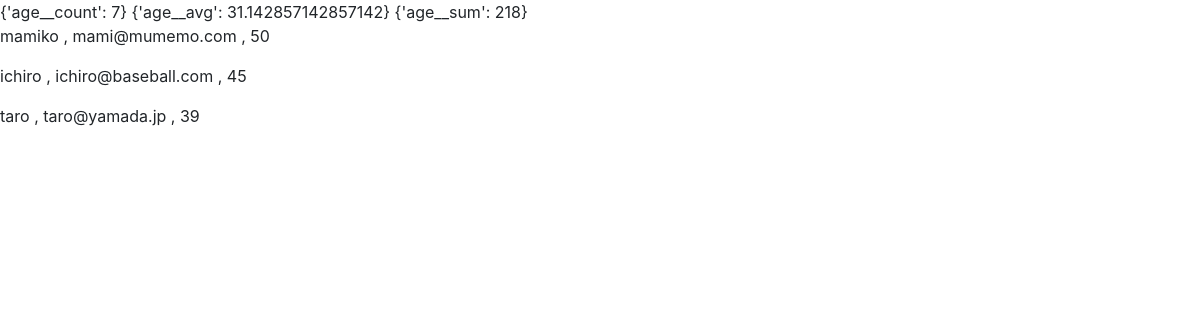
/hello/, run on the app's committed database.
### hello/models.py (models this page shows)
class Friend( models.Model ):
    name = models.CharField(max_length=100,validators=[number_only])
    mail = models.EmailField(max_length=200)
    gender = models.BooleanField()
    age = models.IntegerField(validators=[MinValueValidator(0),MaxValueValidator(150)])
    birthday = models.DateField()

### hello/views.py (the view)
# urls.py: path('',views.index,name='index'),
def index(request , num=1 ):
    data = Friend.objects.all().order_by('age').reverse()
    re1 = Friend.objects.aggregate(Count('age'))
    re2 = Friend.objects.aggregate(Avg('age'))
    re3 = Friend.objects.aggregate(Sum('age'))
    page = Paginator( data , 3 )
    page_list = list(page.page_range) #[1,2,3]
    print(page_list)
    params = {
        'msg' : "{} {} {}".format(re1,re2,re3),
        'data':page.get_page( num ),
        'page_list':page_list,
    }
    return render( request, "hello/index.html" , params )

### hello/templates/hello/index.html (shortened to what this page needs)
{% load static %}
<!DOCTYPE html>
<html>
    <head>
        <link rel="stylesheet"
        href="https://stackpath.bootstrapcdn.com/bootstrap/4.3.1/css/bootstrap.min.css"
>
    </head>
    <body>
        {{msg}}
        {% for item in data %}
            <p>{{item.name}} , {{item.mail}} , {{ item.age }}</p>
        {% endfor %}
    </body>
</html>

### data on the page
Friend: name "mamiko", mail "mami@mumemo.com", age "50"
Friend: name "ichiro", mail "ichiro@baseball.com", age "45"
Friend: name "taro", mail "taro@yamada.jp", age "39"

### other printed values
{{ msg }} "{'age__count': 7} {'age__avg': 31.142857142857142} {'age__sum': 218}"
